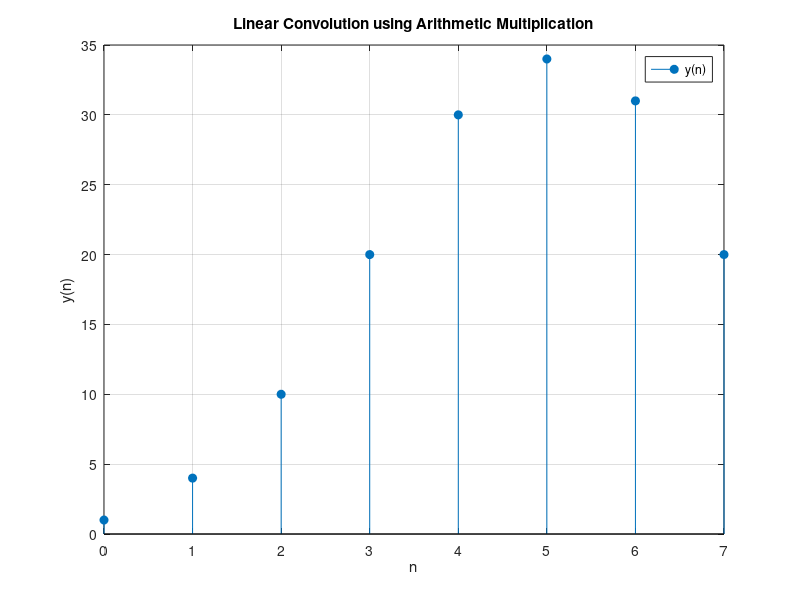

This figure's MATLAB source:
clc;
clear;
close all;

p = 1;
q = 2;
r = 3;
s = 4;

x = [1 2 3 4 5];
h = [p q r s];

Nx = length(x);
Nh = length(h);

y = zeros(1,Nx+Nh-1);

for i = 1:Nx
    for j = 1:Nh
        y(i+j-1) = y(i+j-1) + x(i)*h(j);
    end
end

disp('Individual convolution terms:');

for k = 1:length(y)
    terms = [];
    for i = 1:Nx
        j = k-i+1;
        if j >= 1 && j <= Nh
            terms = [terms; x(i), h(j), x(i)*h(j)];
        end
    end
    disp(['Position n = ',num2str(k-1)]);
    disp(terms);
end

disp('Linear convolution output:');
disp(y);

n = 0:length(y)-1;

stem(n,y,'filled');
xlabel('n');
ylabel('y(n)');
title('Linear Convolution using Arithmetic Multiplication');
legend('y(n)');
grid on;
